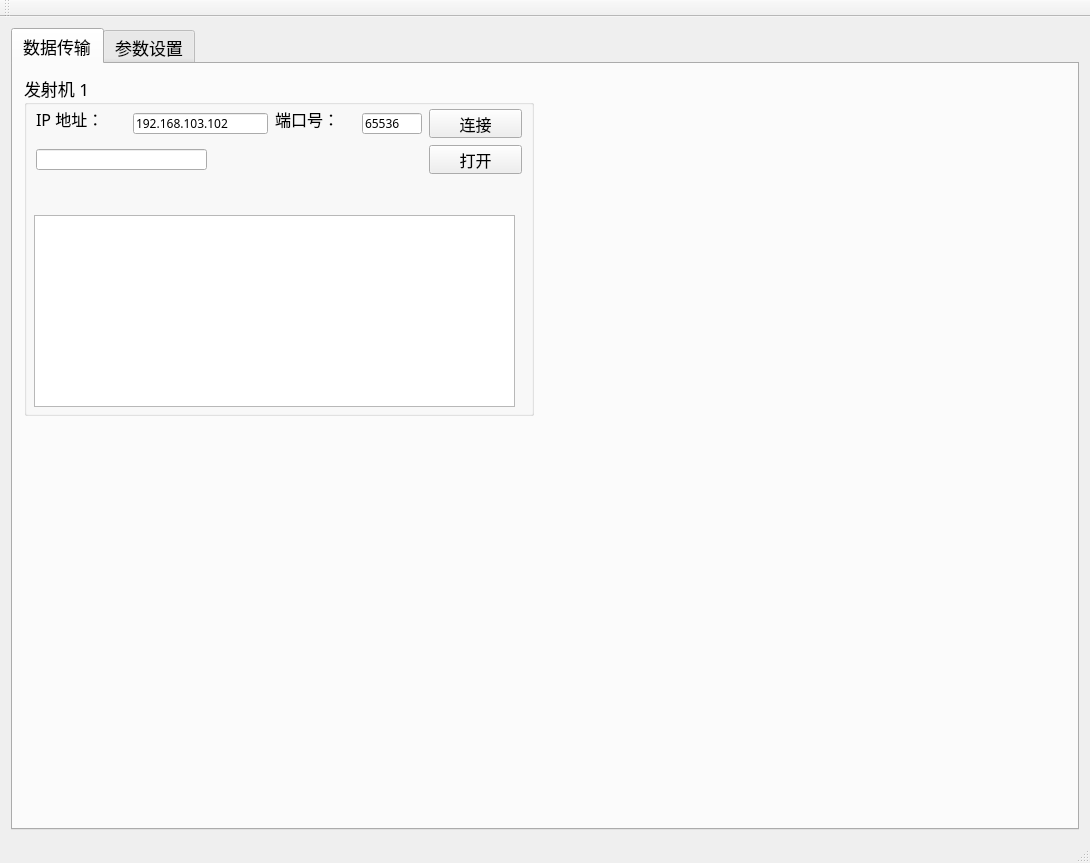
<?xml version="1.0" encoding="UTF-8"?>
<ui version="4.0">
 <class>VortexElectromagneticClientClass</class>
 <widget class="QMainWindow" name="VortexElectromagneticClientClass">
  <property name="geometry">
   <rect>
    <x>0</x>
    <y>0</y>
    <width>1090</width>
    <height>863</height>
   </rect>
  </property>
  <property name="windowTitle">
   <string>VortexElectromagneticClient</string>
  </property>
  <widget class="QWidget" name="centralWidget">
   <layout class="QGridLayout" name="gridLayout_2">
    <item row="0" column="1">
     <widget class="QTabWidget" name="tabWidget">
      <property name="minimumSize">
       <size>
        <width>800</width>
        <height>641</height>
       </size>
      </property>
      <property name="font">
       <font>
        <family>隶书</family>
        <pointsize>13</pointsize>
       </font>
      </property>
      <property name="autoFillBackground">
       <bool>false</bool>
      </property>
      <property name="currentIndex">
       <number>0</number>
      </property>
      <property name="documentMode">
       <bool>false</bool>
      </property>
      <widget class="QWidget" name="tab">
       <attribute name="title">
        <string>数据传输</string>
       </attribute>
       <widget class="QGroupBox" name="Transmitter0">
        <property name="geometry">
         <rect>
          <x>11</x>
          <y>11</y>
          <width>510</width>
          <height>341</height>
         </rect>
        </property>
        <property name="minimumSize">
         <size>
          <width>0</width>
          <height>0</height>
         </size>
        </property>
        <property name="maximumSize">
         <size>
          <width>510</width>
          <height>16777215</height>
         </size>
        </property>
        <property name="title">
         <string>发射机 1</string>
        </property>
        <widget class="QLabel" name="label">
         <property name="geometry">
          <rect>
           <x>12</x>
           <y>34</y>
           <width>90</width>
           <height>20</height>
          </rect>
         </property>
         <property name="font">
          <font>
           <pointsize>12</pointsize>
          </font>
         </property>
         <property name="text">
          <string>IP 地址：</string>
         </property>
        </widget>
        <widget class="QLabel" name="label_2">
         <property name="geometry">
          <rect>
           <x>251</x>
           <y>34</y>
           <width>80</width>
           <height>20</height>
          </rect>
         </property>
         <property name="font">
          <font>
           <pointsize>12</pointsize>
          </font>
         </property>
         <property name="text">
          <string>端口号：</string>
         </property>
        </widget>
        <widget class="QLineEdit" name="lineEdit">
         <property name="geometry">
          <rect>
           <x>109</x>
           <y>38</y>
           <width>135</width>
           <height>21</height>
          </rect>
         </property>
         <property name="minimumSize">
          <size>
           <width>135</width>
           <height>0</height>
          </size>
         </property>
         <property name="font">
          <font>
           <pointsize>9</pointsize>
          </font>
         </property>
         <property name="text">
          <string>192.168.103.102</string>
         </property>
        </widget>
        <widget class="QLineEdit" name="lineEdit_2">
         <property name="geometry">
          <rect>
           <x>338</x>
           <y>38</y>
           <width>60</width>
           <height>21</height>
          </rect>
         </property>
         <property name="minimumSize">
          <size>
           <width>55</width>
           <height>0</height>
          </size>
         </property>
         <property name="font">
          <font>
           <pointsize>9</pointsize>
          </font>
         </property>
         <property name="text">
          <string>65536</string>
         </property>
        </widget>
        <widget class="QPushButton" name="pushButton">
         <property name="geometry">
          <rect>
           <x>405</x>
           <y>34</y>
           <width>93</width>
           <height>29</height>
          </rect>
         </property>
         <property name="font">
          <font>
           <pointsize>12</pointsize>
          </font>
         </property>
         <property name="text">
          <string>连接</string>
         </property>
        </widget>
        <widget class="QLineEdit" name="lineEdit_3">
         <property name="geometry">
          <rect>
           <x>12</x>
           <y>74</y>
           <width>171</width>
           <height>21</height>
          </rect>
         </property>
         <property name="font">
          <font>
           <pointsize>9</pointsize>
          </font>
         </property>
        </widget>
        <widget class="QPushButton" name="pushButton_2">
         <property name="geometry">
          <rect>
           <x>405</x>
           <y>70</y>
           <width>93</width>
           <height>29</height>
          </rect>
         </property>
         <property name="font">
          <font>
           <pointsize>12</pointsize>
          </font>
         </property>
         <property name="text">
          <string>打开</string>
         </property>
        </widget>
        <widget class="QTextBrowser" name="textBrowser">
         <property name="geometry">
          <rect>
           <x>10</x>
           <y>140</y>
           <width>481</width>
           <height>192</height>
          </rect>
         </property>
        </widget>
       </widget>
      </widget>
      <widget class="QWidget" name="tab_2">
       <attribute name="title">
        <string>参数设置</string>
       </attribute>
      </widget>
     </widget>
    </item>
   </layout>
  </widget>
  <widget class="QMenuBar" name="menuBar">
   <property name="geometry">
    <rect>
     <x>0</x>
     <y>0</y>
     <width>1090</width>
     <height>26</height>
    </rect>
   </property>
  </widget>
  <widget class="QToolBar" name="mainToolBar">
   <attribute name="toolBarArea">
    <enum>TopToolBarArea</enum>
   </attribute>
   <attribute name="toolBarBreak">
    <bool>false</bool>
   </attribute>
  </widget>
  <widget class="QStatusBar" name="statusBar"/>
 </widget>
 <layoutdefault spacing="6" margin="11"/>
 <resources>
  <include location="VortexElectromagneticClient.qrc"/>
 </resources>
 <connections/>
</ui>
